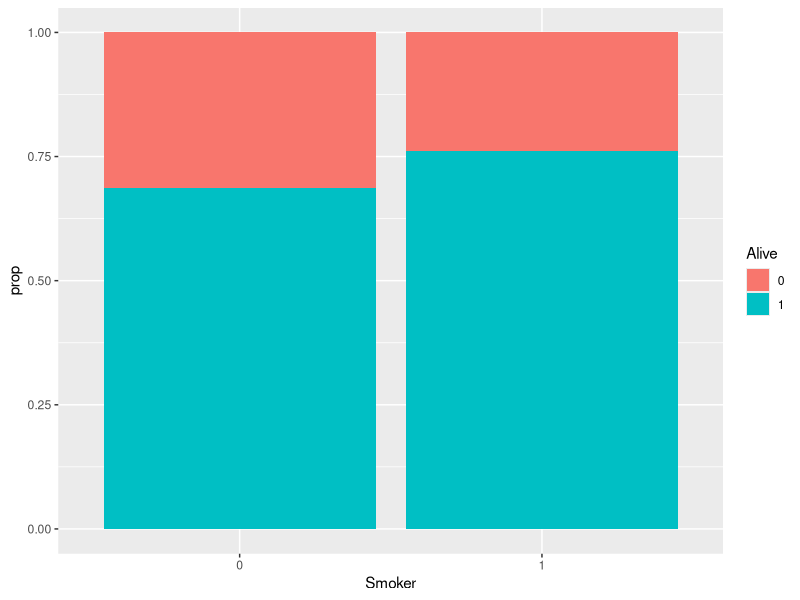
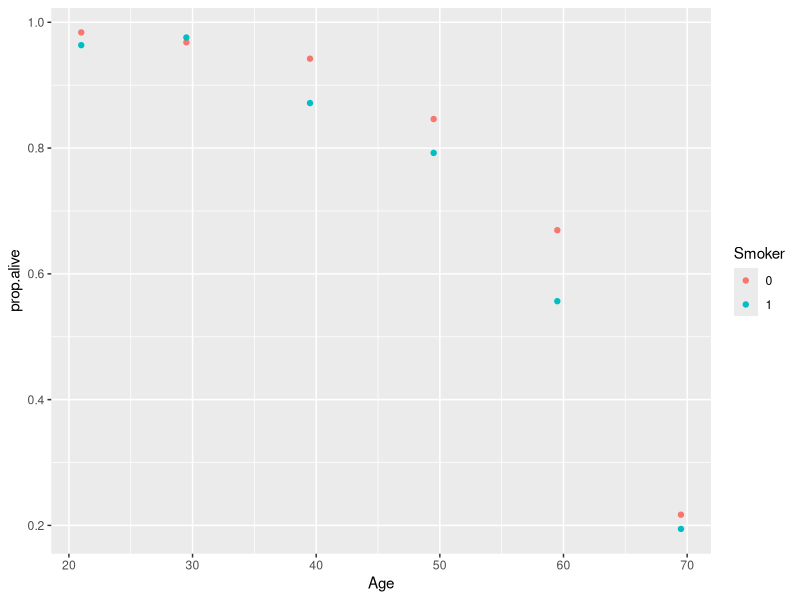
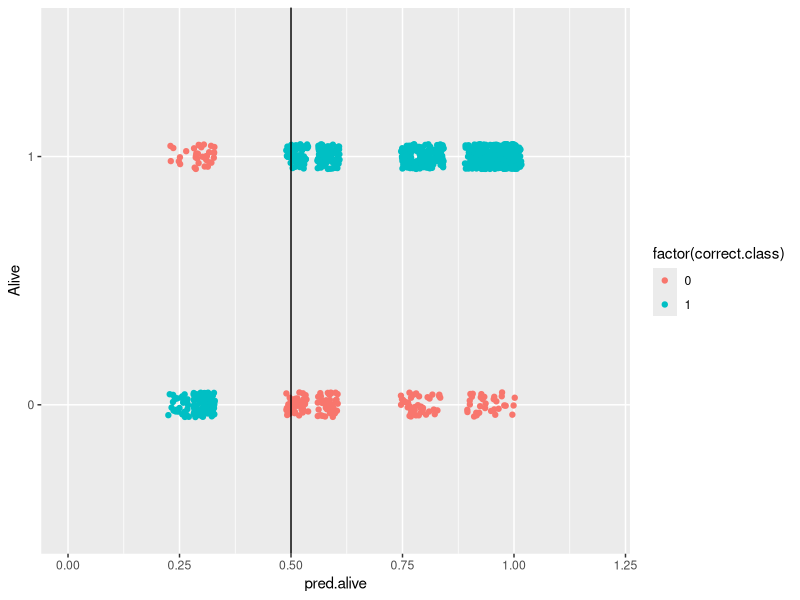

Write R code to recreate these figures, in order.
## ---- chunk 1
knitr::opts_chunk$set(echo = TRUE)
library(tidyverse)
## ---- chunk 2
smoke = read.table(file = "smoke.csv", header = T, sep = ",")
smoke$Alive = factor(smoke$Alive)
smoke$Smoker = factor(smoke$Smoker)

summary = smoke %>% group_by(Smoker, Alive) %>% 
  count() %>%  group_by(Smoker) %>% mutate(prop = n/sum(n))

summary %>% ggplot(aes(x = Smoker, y = prop, fill = Alive)) +
  geom_col()
## ---- chunk 3
model.crude = glm(Alive ~ Smoker, data = smoke, family = "binomial")
summary(model.crude)
## ---- chunk 4
summary2 = smoke %>% group_by(Age,Smoker, Alive) %>% 
  count() %>%  group_by(Age,Smoker) %>% mutate(prop.alive = n/sum(n)) %>%
  filter(Alive == 1) %>% select(Age,Smoker,prop.alive) 

summary2 %>% ggplot(aes(x = Age, y = prop.alive, color = Smoker)) +
  geom_point()
## ---- chunk 5
#remove older folks - no survivors 75 years or older.
smoke_cleaned = smoke %>% filter(Age < 70)

model.age_adjusted = glm(Alive ~ Smoker + Age, data = smoke_cleaned, family = "binomial")
summary(model.age_adjusted)

library(car)
Anova(model.age_adjusted, type = "III")
## ---- chunk 6
smoke_cleaned = smoke_cleaned %>% left_join(summary2)
smoke_cleaned = smoke_cleaned %>% mutate(pred.alive = predict(model.age_adjusted, smoke_cleaned, type = "response"))
cor(smoke_cleaned$prop.alive, smoke_cleaned$pred.alive)
## ---- chunk 7
smoke_cleaned = smoke_cleaned %>% 
  mutate(Alive.pred = factor(ifelse(pred.alive > 0.5,
                                             1, 0)))
smoke_cleaned = smoke_cleaned %>% 
  mutate(correct.class = ifelse(Alive.pred == Alive,
                                1,0))

smoke_cleaned %>% ggplot(aes(x = pred.alive, 
                             y = Alive, 
                             color = factor(correct.class))) +
  geom_jitter(height = 0.05, width = 0.025) + xlim(0,1.2) +
  geom_vline(xintercept = 0.5)
## ---- chunk 8
library(caret)
confusionMatrix(data = smoke_cleaned$Alive.pred,
                reference = smoke_cleaned$Alive)
## ---- chunk 9
model.interaction = glm(Alive ~ Smoker*Age, 
                        data = smoke_cleaned,
                        family = "binomial")
summary(model.interaction)
